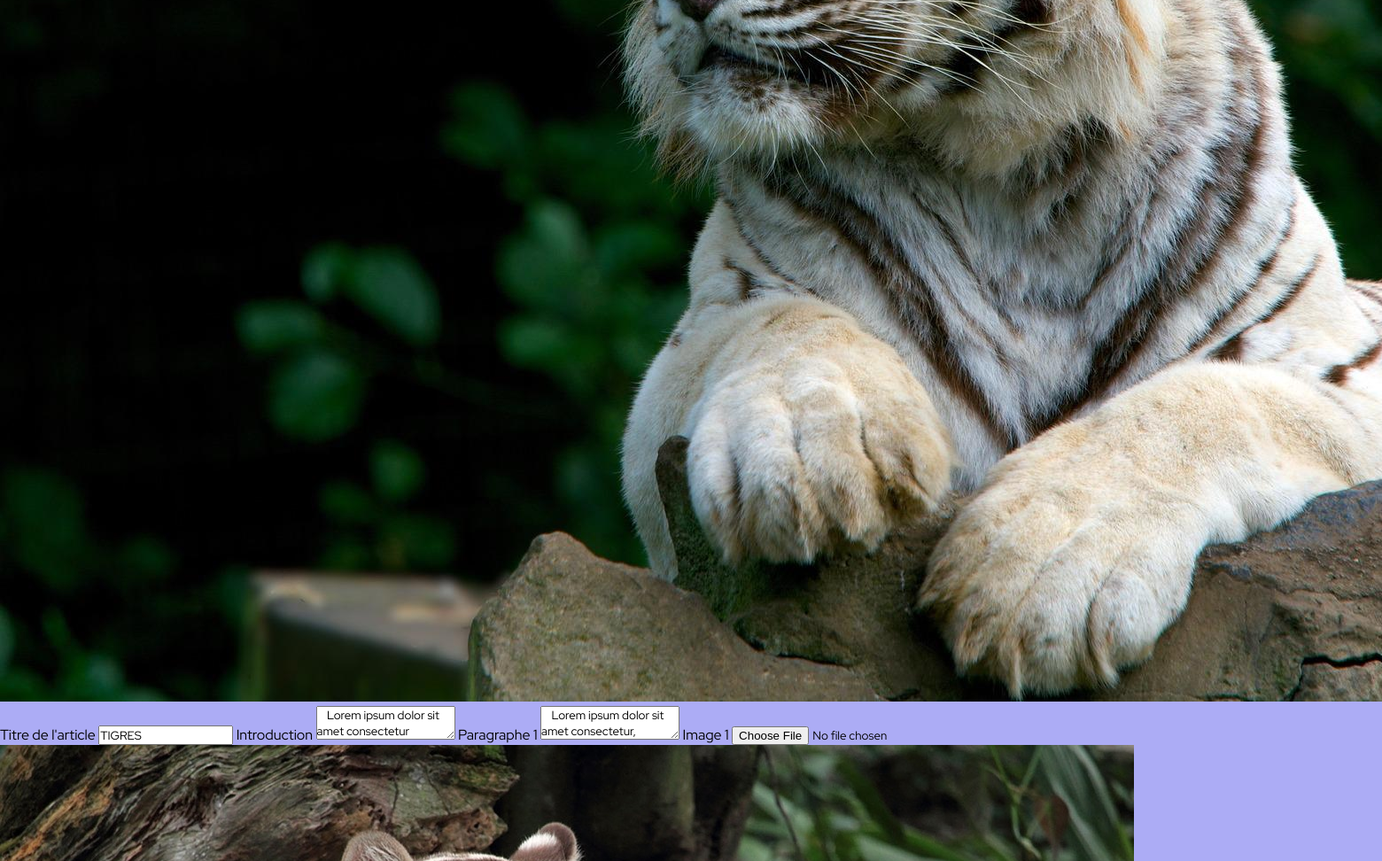
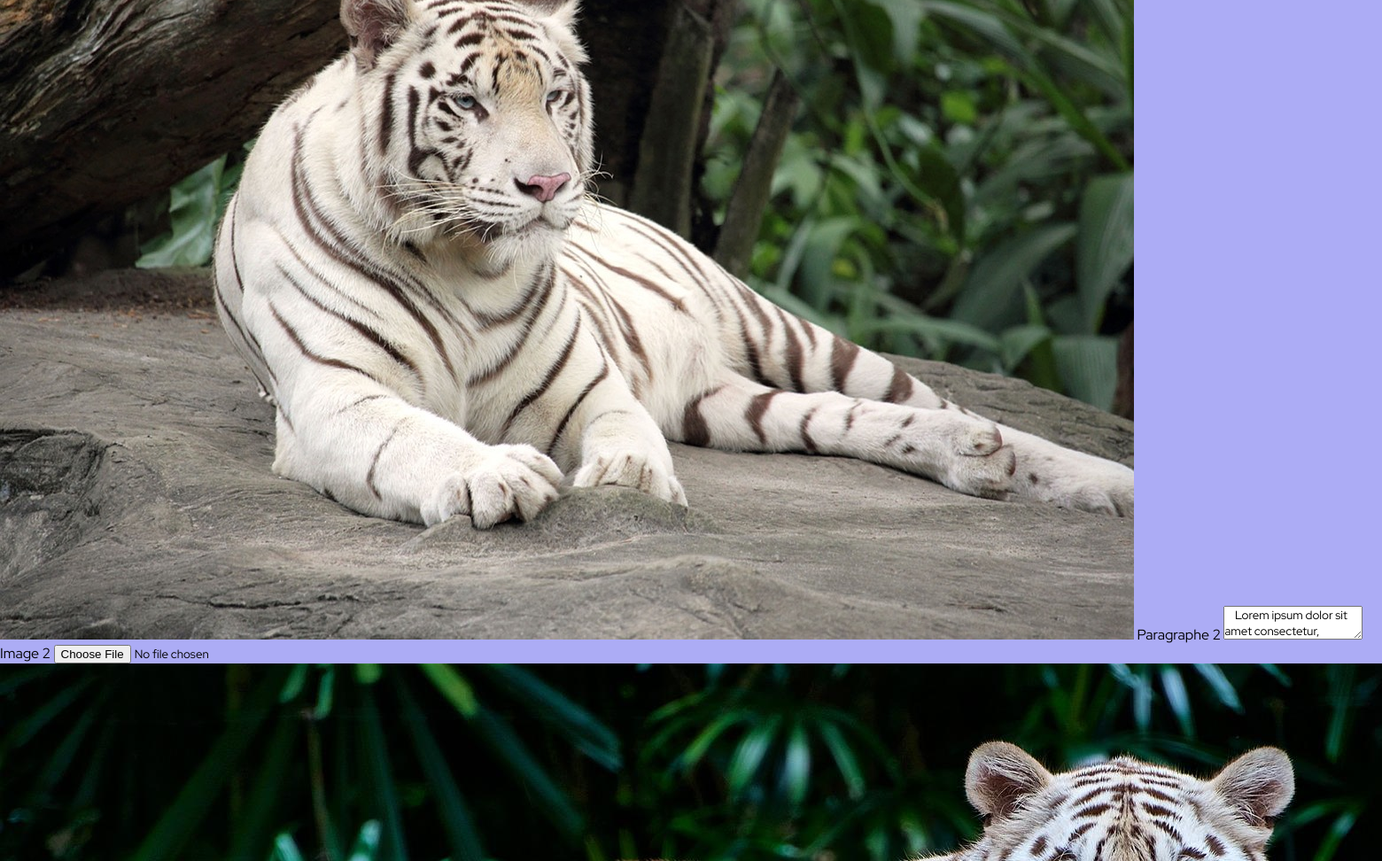
The page /index.php?page=new_edit&Id=12 (signed in, middle part) on the database as committed earlier (2 pictures, top to bottom).
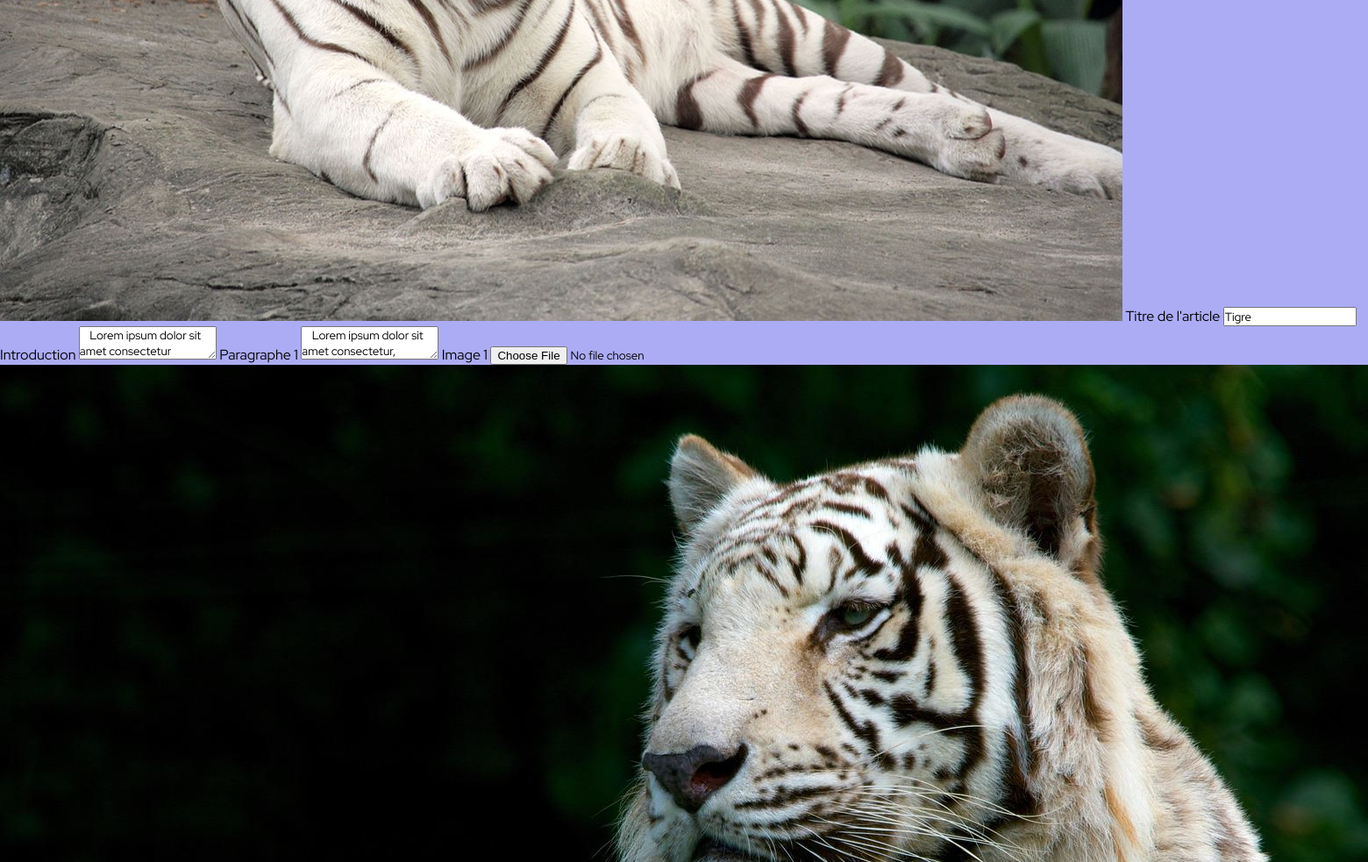
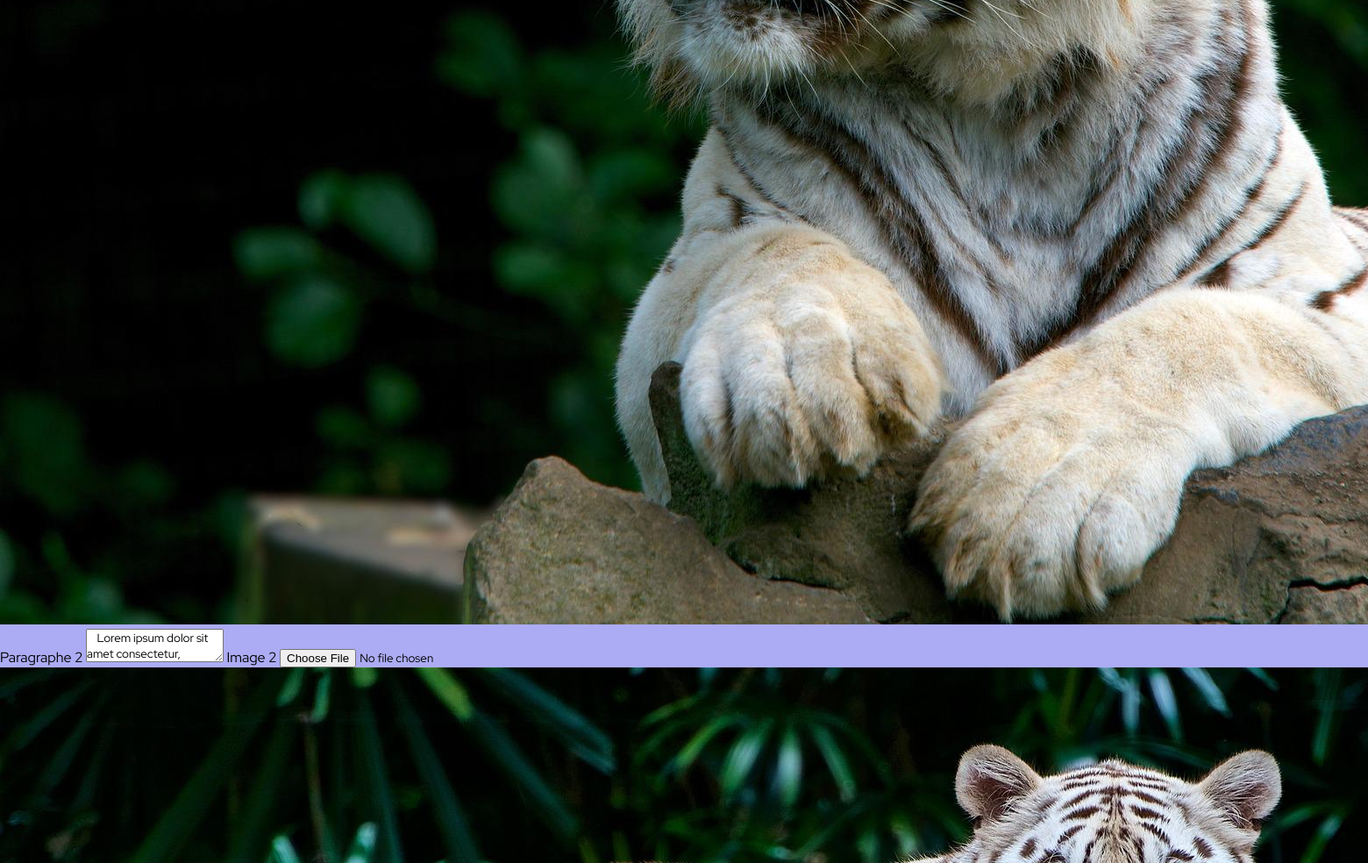
The same page on the database as committed later (2 pictures, top to bottom).
### tables this page shows
CREATE TABLE "News" (
	"Id"	INTEGER,
	"Image_1_name"	TEXT,
	"Image_1_path"	TEXT,
	"Title"	TEXT,
	"Introduction"	TEXT,
	"Paragraphe_1"	TEXT,
	"Image_2_name"	TEXT,
	"Image_2_path"	TEXT,
	"Paragraphe_2"	TEXT,
	"Image_3_name"	TEXT,
	"Image_3_path"	TEXT,
	"Paragraphe_3"	TEXT,
	"Conclusion"	TEXT,
	"Id_User"	TEXT,
	PRIMARY KEY("Id" AUTOINCREMENT)
);

### Controls/new_edit_controller.php (called while the page is built, shortened)
<?php
    $bddPDO = new PDO('sqlite:Private/DataBase/Project_Database.db');
    $bddPDO->setAttribute(PDO::ATTR_ERRMODE, PDO::ERRMODE_EXCEPTION);
    $ArticleMana = new ArticleManager($bddPDO);
    $edit_new = $ArticleMana -> selectOneArticle((int) $_GET["Id"]);
    require "Views/new_edit.php";
?>

### index.php (called while the page is built, shortened)
<?php
require "Models/Article.php";
require "Models/ArticleManager.php";
require "Views/layout.php";
?>

### Models/ArticleManager.php (called while the page is built, shortened)
<?php
    class ArticleManager{
        private $bddPDO;
        public function __construct(PDO $bddPDO) {
            $this->bddPDO = $bddPDO;
        }
        public function selectOneArticle($Id){
            $query = $this->bddPDO->prepare("SELECT * FROM News WHERE Id = :Id");
            $query -> bindValue(":Id", (int) $Id);
            $query-> execute();
            $query->setFetchMode(PDO::FETCH_CLASS  | PDO::FETCH_PROPS_LATE, "Article" );
            $select = $query->fetch();
            return $select;
        }
    }
?>

### Models/Article.php (called while the page is built, shortened)
<?php
class Article {
    private $errors = [],
    $Id,
    $Title,
    $Introduction,
    $Conclusion,
    $Paragraphe_1,
    $Paragraphe_2,
    $Paragraphe_3,
    $Image_1_name,
    $Image_2_name,
    $Image_3_name,
    $Image_1_path,
    $Image_2_path,
    $Image_3_path,
    $Id_User;
    public function getTitle(){
        return $this->Title;
    }
    public function getIntroduction(){
        return $this->Introduction;
    }
    public function getParagraphe_1(){
        return $this->Paragraphe_1;
    }
    public function getParagraphe_2(){
        return $this->Paragraphe_2;
    }
    public function getImage_1_path(){
        return $this->Image_1_path;
    }
    public function getImage_2_path(){
        return $this->Image_2_path;
    }
    public function getImage_3_path(){
        return $this->Image_3_path;
    }
}
?>

### Views/new_edit.php (the view, shortened to what this page needs)
<form method="POST" enctype="multipart/form-data" >
        <label>Bannière // Vignette
            <img src="<?= $edit_new->getImage_1_path(); ?>" alt="banniere">
        </label>
        <label>Titre de l'article
            <input type="text" name="Titre_article" value="<?= $edit_new->getTitle(); ?>">
        </label>
        <label>Introduction
            <textarea name="introduction"><?= $edit_new->getIntroduction(); ?></textarea>
        </label>
        <label>Paragraphe 1
            <textarea name="paragraphe_1"><?= $edit_new->getParagraphe_1(); ?></textarea>
        </label>
        <label>Image 1
            <input type="file" name="upload_2" class="upload">
            <img src="<?= $edit_new->getImage_2_path(); ?>" alt="image 2">
        </label>
        <label>Paragraphe 2
            <textarea name="paragraphe_2"><?= $edit_new->getParagraphe_2(); ?></textarea>
        </label>
        <label>Image 2
            <input type="file" name="upload_3" class="upload">
            <img src="<?= $edit_new->getImage_3_path(); ?>" alt="image 3">
        </label>
    </form>

Rows that differ between the two databases and show on the page:
changed news: Image_1_path: a different picture; Titre_article "TIGRES" → "Tigre"; Image_2_path: a different picture
